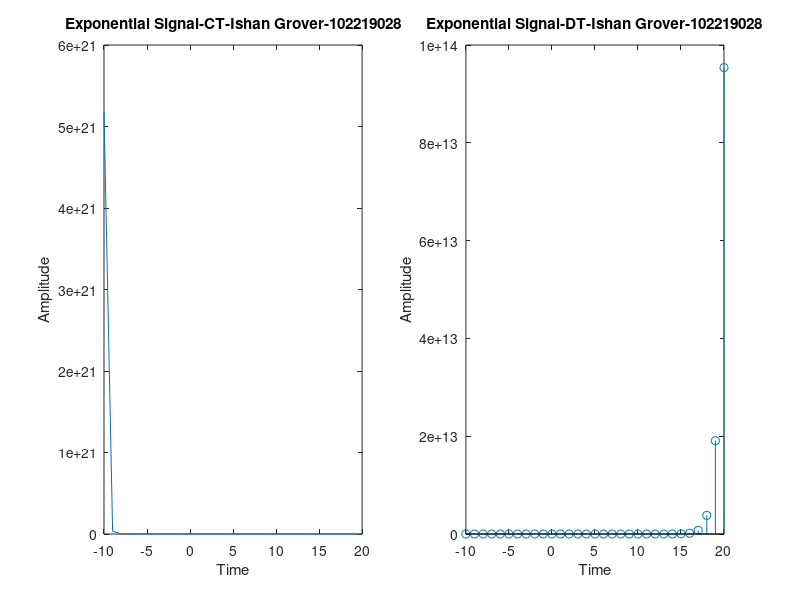

Here is the MATLAB script that generated this plot:
%Exp1
%Exponential Function
clc;
close all;
a=input('Enter the value of a:');
t3=-10:1:20;
n3=-10:1:20;
x3=power(a,n3);
subplot(1,2,1);
y4=exp(-1*a*n3);
plot(t3,y4);
xlabel('Time');
ylabel('Amplitude');
title('Exponential Signal-CT-Ishan Grover-102219028');
subplot(1,2,2);
stem(n3,x3);
xlabel('Time');
ylabel('Amplitude');
title('Exponential Signal-DT-Ishan Grover-102219028');

